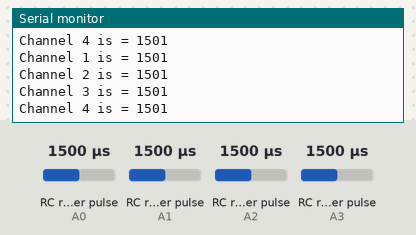
A sketch run on a simulated Arduino Uno, built with avr-gcc and run on an emulated ATmega328P. Parts: the last lines printed to the serial monitor. Wiring (inferred from the names in the program): 4 × RC receiver channel: data A0 / data A1 / data A2 / data A3. The inputs (shaded band) are chosen by the test bench; at power-on: RC receiver pulse (sensors on A0, A1, A2, A3) 1500 µs.

Above: at 1.2 s.
1.3 s: RC receiver pulse (sensor on A0) set to 1020 µs
2.8 s: RC receiver pulse (sensor on A1) set to 1020 µs
At 3.9 s:
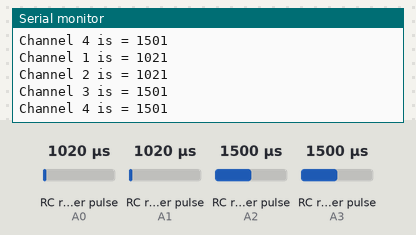
4.3 s: RC receiver pulse (sensor on A2) set to 1020 µs
At 5.7 s:
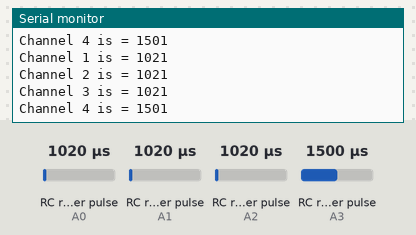
5.8 s: RC receiver pulse (sensor on A3) set to 1020 µs
At 6.9 s:
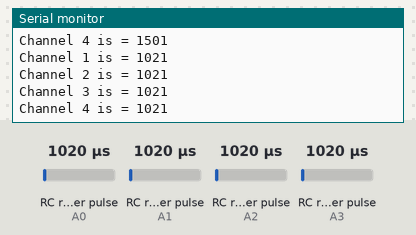
7.3 s: RC receiver pulse (sensor on A0) set to 1250 µs
8.8 s: RC receiver pulse (sensor on A1) set to 1250 µs
At 10.0 s:
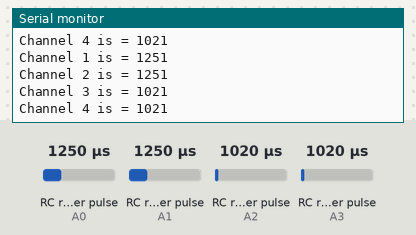
Timing chart, 0 to 11.3 s (numbered marks = the images above; inputs shaded):
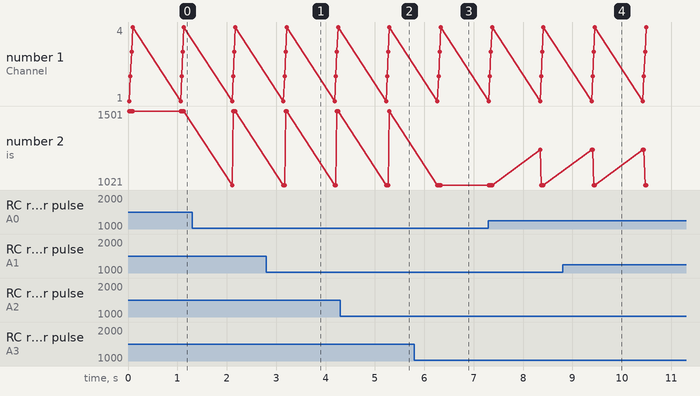

The sketch:

interface_RC_FLIGHT.ino
```cpp
/*
halt
ch1=1500
ch2=1500

fwd
ch1 =1500
ch2 =1870 (max)

bck
ch1=1500  f
ch2=1085(min)

left
ch1=1952(max)
ch2=1500

right
ch1=1075(min)
ch2=1500

*/

int cha1=A0;
int cha2=A1;
int cha3=A2;
int cha4=A3;

int channel_1;
int channel_2;
int channel_3;
int channel_4;

void setup()
{

  pinMode(cha1,INPUT);
  pinMode(cha2,INPUT);
  pinMode(cha3,INPUT);
  pinMode(cha4,INPUT);
  Serial.begin(9600);
  Serial.println("Ready \n");
}
void loop()
{
  // put your main code here, to run repeatedly:
channel_1 =(pulseIn(cha1,HIGH));
channel_2 =(pulseIn(cha2,HIGH));
channel_3 =(pulseIn(cha3,HIGH));
channel_4 =(pulseIn(cha4,HIGH));
Serial.print("Channel 1 is = ");
Serial.println(channel_1);


Serial.print("Channel 2 is = ");
Serial.println(channel_2);

Serial.print("Channel 3 is = ");
Serial.println(channel_3);


Serial.print("Channel 4 is = ");
Serial.println(channel_4);

delay(1000);

}
```

Measured:
- after the input at 2.8 s, the serial monitor: prints a new line after 0.37 s (image 1)
- after the input at 4.3 s, the serial monitor: prints a new line after 0.97 s (image 2)
- after the input at 5.8 s, the serial monitor: prints a new line after 0.53 s (image 3)
- after the input at 8.8 s, the serial monitor: prints a new line after 0.61 s (image 4)
